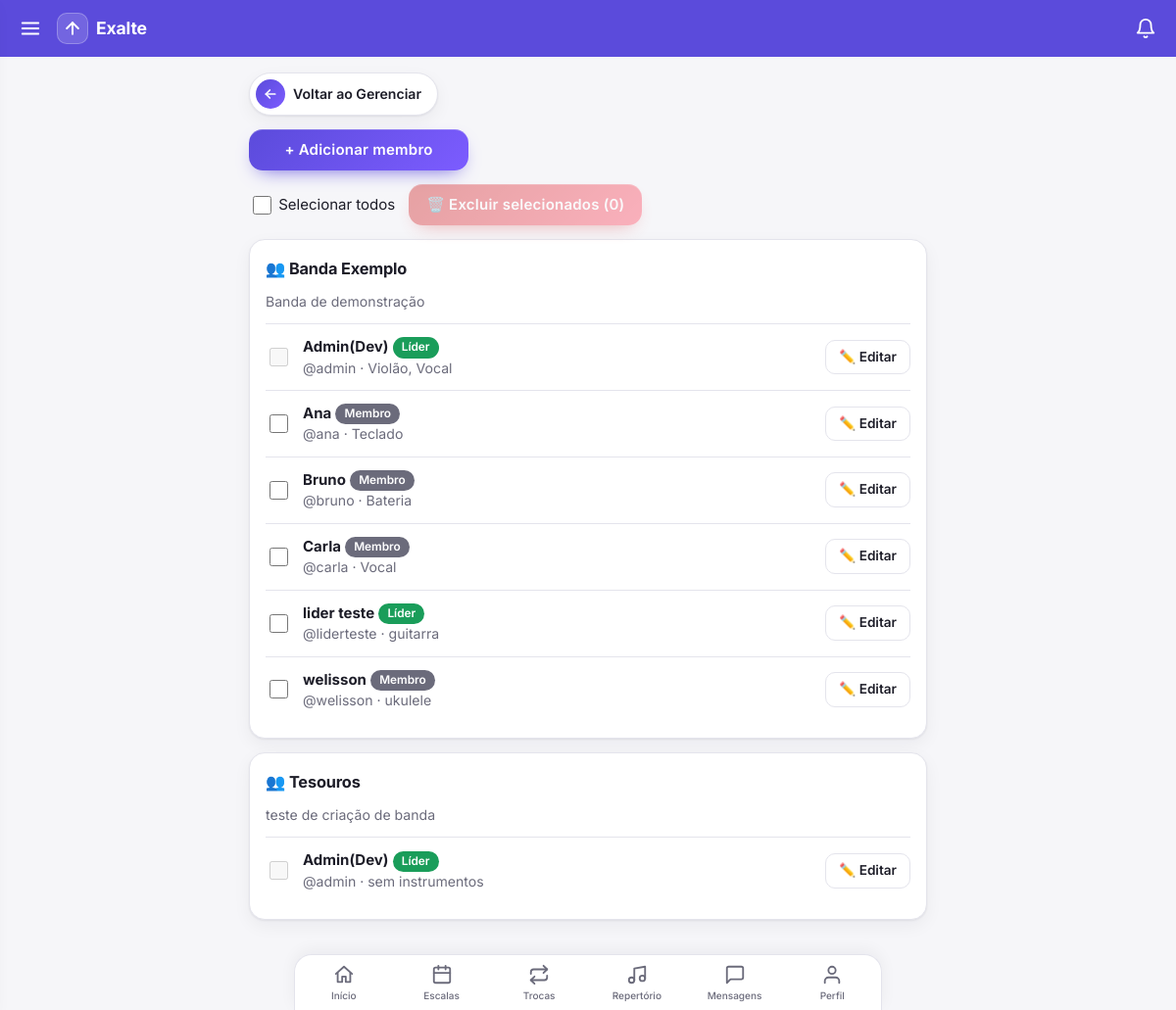
The page /membros/ (signed in) on the database its author committed.
### core/models.py (models this page shows, shortened)
class Banda(models.Model):
    nome = models.CharField(max_length=100)
    descricao = models.TextField(blank=True)
    foto_em = models.DateTimeField(null=True, blank=True)

class Membro(models.Model):
    PAPEIS = [("lider", "Líder"), ("membro", "Membro")]
    user = models.ForeignKey(settings.AUTH_USER_MODEL, on_delete=models.CASCADE, related_name="membros")
    banda = models.ForeignKey(Banda, on_delete=models.CASCADE, related_name="membros")
    papel = models.CharField(max_length=10, choices=PAPEIS, default="membro")
    instrumentos = models.CharField(max_length=200, blank=True, help_text="Ex.: Violão, Baixo, Vocal")
    vocal = models.BooleanField("Equipe: Vocal", default=False)
    back = models.BooleanField("Equipe: Back", default=False)
    instrumental = models.BooleanField("Equipe: Instrumental", default=False)
    class Meta:
        unique_together = ("user", "banda")

### core/views.py (the view)
# urls.py: path("membros/", v.membros, name="membros"),
@login_required
def membros(request):
    if not _eh_lider(request.user):
        return redirect("home")
    bandas = (Banda.objects.filter(membros__user=request.user, membros__papel="lider")
              .prefetch_related("membros__user"))
    return render(request, "membros.html", dict(bandas=bandas))

### core/leitura.py (called while the page is built)
def contagens(user):
    bandas = list(Membro.objects.filter(user=user).values_list("banda_id", flat=True))
    if not bandas:
        return {}
    marcas = dict(LeituraMensagens.objects.filter(user=user, banda_id__in=bandas).values_list("banda_id", "ate"))
    agora = timezone.now()
    novas = [LeituraMensagens(user=user, banda_id=b, ate=agora) for b in bandas if b not in marcas]
    if novas:
        LeituraMensagens.objects.bulk_create(novas, ignore_conflicts=True)
        marcas.update({n.banda_id: agora for n in novas})
    return {b: Mensagem.objects.filter(banda_id=b, criado__gt=marcas[b]).exclude(autor=user).count() for b in bandas}

### core/templatetags/menu.py (called while the page is built)
@register.simple_tag(takes_context=True)
def usuario_eh_lider(context):
    u = context["request"].user
    return u.is_authenticated and Membro.objects.filter(user=u, papel="lider").exists()

@register.simple_tag(takes_context=True)
def nao_lidas(context):
    request = context.get("request")
    if request is None or not request.user.is_authenticated:
        return 0
    if not hasattr(request, "_nao_lidas"):
        from core.leitura import contagens
        request._nao_lidas = sum(contagens(request.user).values())
    return request._nao_lidas

### core/views.py (called while the page is built)
def _eh_lider(user):
    return Membro.objects.filter(user=user, papel="lider").exists()

### core/templates/membros.html
{% extends "base.html" %}{% block content %}
<a class="voltar" href="{% url 'gerenciar' %}"><span class="seta"><svg class="ic"><use href="#i-back"/></svg></span>Voltar ao Gerenciar</a>
<p><a href="{% url 'membro_novo' %}"><button>+ Adicionar membro</button></a></p>
{% if bandas %}{% url 'membro_excluir_lote' as u %}{% include "_lote_barra.html" with acao=u aviso="Remover {n} membro(s) da banda? Eles também saem das escalas dos eventos." %}{% endif %}
{% for b in bandas %}<div class="card"><h2>👥 {{ b.nome }}</h2>
{% if b.descricao %}<p class="mut">{{ b.descricao }}</p>{% endif %}
{% for m in b.membros.all %}<div class="linha"><input type="checkbox" name="ids" value="{{ m.pk }}" form="form-lote" aria-label="Selecionar" {% if m.user_id == user.pk %}disabled title="Você não pode remover a si mesmo"{% endif %}>
<div class="info"><b>{{ m.user.get_full_name|default:m.user.username }}</b> <span class="tag {% if m.papel == 'lider' %}confirmado{% endif %}">{{ m.get_papel_display }}</span>
<div class="mut">@{{ m.user.username }} · {{ m.instrumentos|default:"sem instrumentos" }}{% if m.vocal %} · 🎤{% endif %}{% if m.back %} · 🎶{% endif %}{% if m.instrumental %} · 🎸{% endif %}</div></div>
<a class="mini" href="{% url 'membro_editar' m.pk %}">✏️ Editar</a></div>{% endfor %}</div>{% endfor %}
{% endblock %}

### core/templates/base.html (style rules this page uses)
:root { --bg:#f6f6f9;--card:#fff;--tx:#1d1d28;--mut:#6b6b7b;--pri:#5b4bdb;--pri-soft:#ecebfb;--ok:#1a9d5a;--no:#d23b3b;--bd:#e4e4ec;--sh:0 1px 2px #1d1d2812,0 6px 18px #1d1d280d;--pri2:#7c5cff;--field:#f2f2f9;--glow:#5b4bdb40 }
* { box-sizing:border-box;-webkit-tap-highlight-color:transparent }
html { scroll-padding-top:70px }
body { margin:0;font-family:Inter,system-ui,-apple-system,"Segoe UI",Roboto,sans-serif;background:var(--bg);color:var(--tx);line-height:1.45;font-size:15px; padding-bottom:calc(76px + env(safe-area-inset-bottom,0px)) }
a { color:var(--pri);text-decoration:none }
svg.ic { width:22px;height:22px;fill:none;stroke:currentColor;stroke-width:2;stroke-linecap:round;stroke-linejoin:round;flex:none }
h2 { margin:.1em 0 .7em;font-size:1.02rem;font-weight:700;letter-spacing:-.01em }
.card { background:var(--card);border-radius:16px;padding:16px;margin:0;box-shadow:var(--sh);border:1px solid var(--bd) }
.mut { color:var(--mut);font-size:.88rem }
p { margin:.4em 0 }
.tag { display:inline-block;padding:2px 9px;border-radius:99px;font-size:.74rem;font-weight:600;color:#fff;background:var(--mut);vertical-align:middle }
.confirmado { background:var(--ok) }
button,.btn { font:inherit;font-weight:600;letter-spacing:.015em;min-height:42px;padding:9px 18px;border-radius:14px;border:0;color:#fff;cursor:pointer; background:linear-gradient(135deg,var(--pri),var(--pri2));box-shadow:0 8px 20px -10px var(--pri),inset 0 1px 0 #ffffff30;transition:transform .12s,box-shadow .2s,filter .2s }
input::placeholder,textarea::placeholder { color:var(--mut);opacity:.75 }
input[type=checkbox] { width:19px;height:19px;accent-color:var(--pri);vertical-align:middle }
a.voltar { display:inline-flex;align-items:center;gap:8px;padding:6px 16px 6px 6px;margin:0;border-radius:99px;background:var(--card);border:1px solid var(--bd);box-shadow:var(--sh);color:var(--tx);font-weight:600;font-size:.88rem;transition:transform .12s,box-shadow .2s }
a.voltar .seta { width:30px;height:30px;border-radius:50%;display:grid;place-items:center;color:#fff;background:linear-gradient(135deg,var(--pri),var(--pri2)) }
a.voltar .seta svg { width:16px;height:16px;stroke-width:2.6 }
.linha { display:flex;flex-wrap:nowrap;align-items:center;justify-content:space-between;gap:12px;padding:12px 0;border-top:1px solid var(--bd);color:inherit }
main>* { margin-top:0;margin-bottom:0 }
main>a { align-self:flex-start }
.card p { margin:0 0 .85em }
.info { flex:1 1 180px;min-width:0 }
a.mini { display:inline-flex;align-items:center;gap:6px;padding:7px 13px;border-radius:10px;border:1.5px solid var(--bd);color:var(--tx);font-weight:600;font-size:.85rem;background:var(--card) }
main p:has(> a > button),main p:has(> button),main p:has(> form.inl) { display:flex;flex-wrap:wrap;align-items:center;gap:10px }
main p:has(> a > button):not(:has(> form)) { display:grid;grid-template-columns:repeat(auto-fill,minmax(190px,1fr));gap:10px }
main p:has(> a > button):not(:has(> form)) button { width:100%;white-space:nowrap }
.linha>div,.quem>div { min-width:0 }

### rows shown on the page
Banda: nome "Banda Exemplo", descricao "Banda de demonstração"
Membro: user.get_full_name "Admin(Dev)", papel "Líder", user.username "admin", instrumentos "Violão, Vocal"
Membro: user.get_full_name "Ana", papel "Membro", user.username "ana", instrumentos "Teclado"
Membro: user.get_full_name "Bruno", papel "Membro", user.username "bruno", instrumentos "Bateria"
Membro: user.get_full_name "Carla", papel "Membro", user.username "carla", instrumentos "Vocal"
Membro: user.get_full_name "lider teste", papel "Líder", user.username "liderteste", instrumentos "guitarra"
Membro: user.get_full_name "welisson", papel "Membro", user.username "welisson", instrumentos "ukulele"
Banda: nome "Tesouros", descricao "teste de criação de banda"
Membro: user.get_full_name "Admin(Dev)", papel "Líder", user.username "admin", instrumentos "sem instrumentos"
